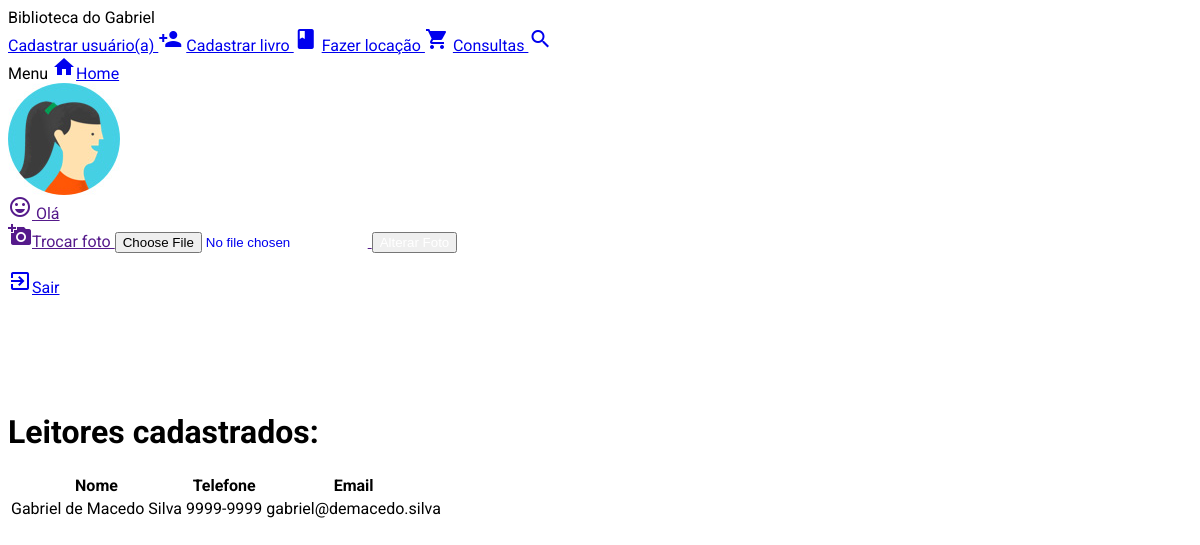
/leitorgeral.php, run on the app's committed database.
### tables this page shows
CREATE TABLE IF NOT EXISTS `usuarios` (
  `id` int(11) NOT NULL AUTO_INCREMENT,
  `nome` varchar(255) NOT NULL,
  `login` varchar(255) NOT NULL,
  `senha` varchar(255) NOT NULL,
  `foto` varchar(255) NOT NULL,
  PRIMARY KEY (`id`)
);

CREATE TABLE IF NOT EXISTS `leitor` (
  `idLeitor` int(11) NOT NULL AUTO_INCREMENT,
  `nome` varchar(30) NOT NULL,
  `telefone` varchar(20) NOT NULL,
  `email` varchar(30) NOT NULL,
  PRIMARY KEY (`idLeitor`),
  UNIQUE KEY `nome` (`nome`),
  UNIQUE KEY `email` (`email`),
  UNIQUE KEY `nome_2` (`nome`)
);

### leitorgeral.php (the view, shortened to what this page needs)
<html>
  <head>
    <link rel="stylesheet" href="https://code.getmdl.io/1.3.0/material.light_blue-yellow.min.css" />
    <link rel="stylesheet" href="styles.css">
   <link href="//cdn.muicss.com/mui-0.9.20/css/mui.min.css" rel="stylesheet" type="text/css" />
	</head>
  <?php
  include 'config.php';
  $sql = "SELECT * FROM usuarios WHERE login = '".$_SESSION['login']."'";
  $sqlExecuta = mysqli_query($conexao,$sql);
  $user = mysqli_fetch_assoc($sqlExecuta);
  ?>
  <body>
<div class="mdl-layout mdl-js-layout">
  <header class="mdl-layout__header mdl-layout__header--scroll">
    <div class="mdl-layout__header-row">
      <span class="mdl-layout-title"> Biblioteca do Gabriel</span>
      <nav class="mdl-navigation">
      <a class="mdl-navigation__link" href="caduser.php">Cadastrar usuário(a)&nbsp;<i class="material-icons">person_add</i></a>
        <a class="mdl-navigation__link" href="cadbook.php">Cadastrar livro&nbsp;<i class="material-icons">book</i></a>
        <a class="mdl-navigation__link" href="cadaluguel.php">Fazer locação&nbsp;<i class="material-icons">shopping_cart</i></a>
        <a class="mdl-navigation__link" href="consultas.php">Consultas&nbsp;<i class="material-icons">search</i></a>
      </nav>
    </div>
  </header>
  <div class="mdl-layout__drawer">
    <span class="mdl-layout-title">Menu</span>
    <a class="mdl-navigation__link" href="dashboard.php"><i class="mdl-color-text--blue-grey-400 material-icons" role="presentation">home</i>Home</a>
          <a class="mdl-navigation__link" href="">
    <nav class="mdl-navigation">
    <img src="images/<?php echo $user['foto']; ?>" class="demo-avatar"></br>
    <i class="material-icons">sentiment_very_satisfied</i>&nbsp;<span>Olá <?php echo $user["nome"];?></span>
            <div class="mdl-layout-spacer">
          <form action="altera_fotos.php" method="post" enctype="multipart/form-data"><i class="material-icons">add_a_photo</i>Trocar foto
           <input class="mdl-textfield__input" type="file" name="arquivo" id="arquivo">
            <input class="mdl-button mdl-js-button mdl-button--raised mdl-button--colored mdl-js-ripple-effect" type="submit" value="Alterar Foto" style="color: #FFF;"/>
          </form>
          </a>
          <a class="mdl-navigation__link" href="sair.php"><i class="material-icons">exit_to_app</i>Sair</a></br></br></br></br></br></br>
          </div>
          </div>
  <main class="mdl-layout__content">
    <div class="page-content">
    <h1>Leitores cadastrados:</h1>
    <table class="mui-table mui-table--bordered">
  <thead>
    <tr>
      <th>Nome</th>
      <th>Telefone</th>
      <th>Email</th>
    </tr>
  </thead>
    <?php
    include "config.php";
    $sql = "SELECT * FROM leitor";
    $sqlExecuta = mysqli_query($conexao,$sql);
    while($linha = mysqli_fetch_assoc($sqlExecuta)){
    ?>
  <tbody>
    <tr>
      <td><?php echo $linha["nome"];?></td>
      <td><?php echo $linha["telefone"];?></td>
      <td><?php echo $linha["email"];?></td>
    </tr>
    <?php
}
?>
  </tbody>
</table>
    </div>
  </main>
  </body>
</html>

### styles.css (style rules this page uses)
html, body { font-family: 'Roboto', 'Helvetica', sans-serif; }

### data on the page
usuarios: foto (placeholder picture)
leitor: nome "Gabriel de Macedo Silva", telefone "9999-9999", email "gabriel@demacedo.silva"
